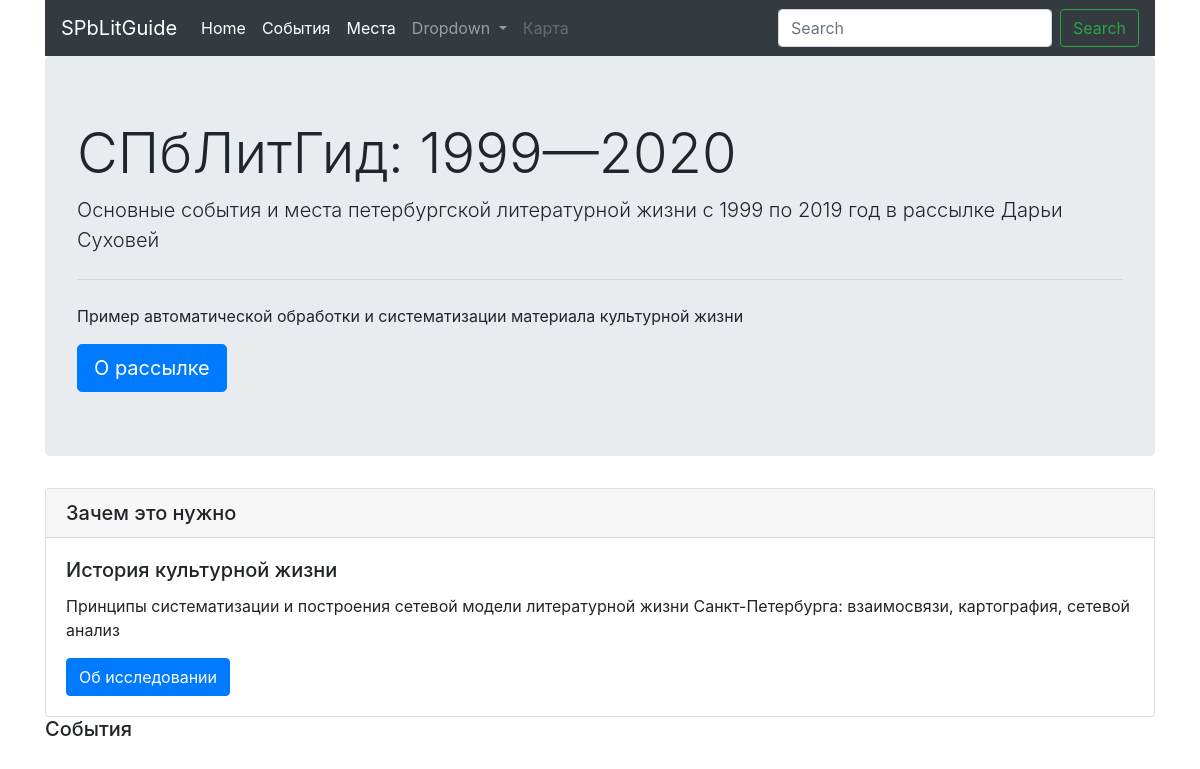
The app's page /, older data.
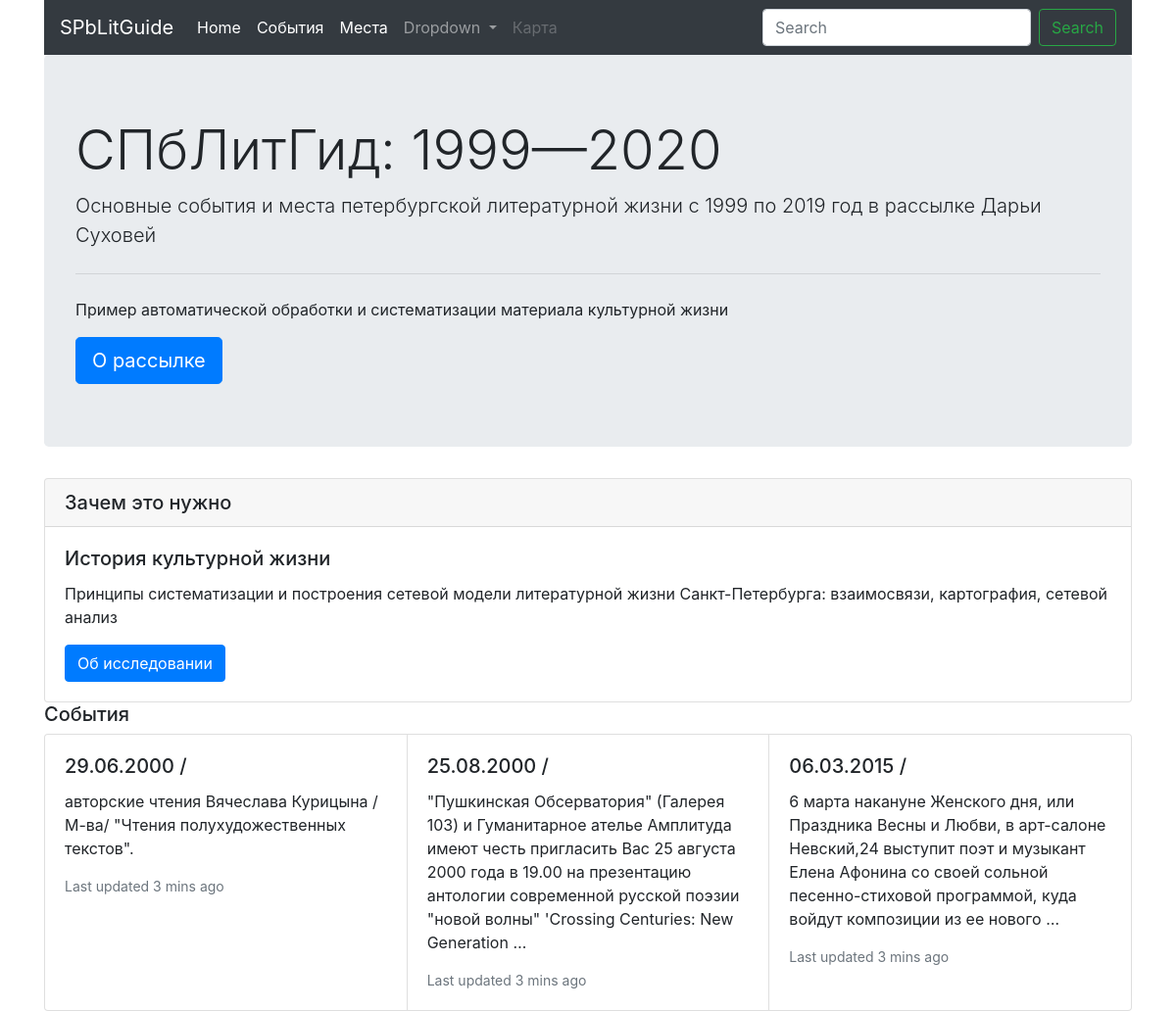
The same page, newer data.
### core/models.py (models this page shows, shortened)
class Event(models.Model):
	description = models.TextField()
	date = models.CharField(max_length=300, blank=True, null=True)
	place = models.ForeignKey(Place, on_delete=models.CASCADE, blank=True, null=True)
	adress = models.ForeignKey(Adress, on_delete=models.CASCADE, blank=True, null=True)
	people = models.ManyToManyField(Person, blank=True)
	class Meta:
		app_label = 'core'
		verbose_name = 'Event'

### core/views.py (the view)
# urls.py: path('', views.index, name='index'),
def index(request):
	cards = Event.objects.all()[:3]
	return render(request, 'core/index.html', {'cards': cards})

### core/templates/core/index.html (shortened to what this page needs)
{% extends 'base.html' %}
{% block content %}
<h5>События</h5>
<div class="card-group">
	{% for card in cards %}
  <div class="card">
    <div class="card-body">
      <h5 class="card-title">{{ card.date }} / {{ card.place.name }} </h5>
      <p class="card-text">{{ card.description|truncatewords:30 }}</p>
      <p class="card-text"><small class="text-muted">Last updated 3 mins ago</small></p>
    </div>
  </div>
{% endfor %}
</div>
{% endblock %}

### templates/base.html (shortened to what this page needs)
{% load bootstrap4 %}
{% bootstrap_css %}
<div class='container'>
<nav class="navbar navbar-expand-lg navbar-dark bg-dark">
  <a class="navbar-brand" href="#">SPbLitGuide</a>
  <div class="collapse navbar-collapse" id="navbarSupportedContent">
    <ul class="navbar-nav mr-auto">
      <li class="nav-item active">
        <a class="nav-link" href="#">Home <span class="sr-only">(current)</span></a>
      </li>
      <li class="nav-item active">
        <a class="nav-link" href="#">События</a>
      </li>
       <li class="nav-item active">
        <a class="nav-link" href="#">Места</a>
      </li>
      <li class="nav-item dropdown">
        <a class="nav-link dropdown-toggle" href="#" id="navbarDropdown" role="button" data-toggle="dropdown" aria-haspopup="true" aria-expanded="false">
          Dropdown
        </a>
      </li>
      <li class="nav-item">
        <a class="nav-link disabled" href="#" tabindex="-1" aria-disabled="true">Карта</a>
      </li>
    </ul>
    <form class="form-inline my-2 my-lg-0">
      <input class="form-control mr-sm-2" type="search" placeholder="Search" aria-label="Search">
      <button class="btn btn-outline-success my-2 my-sm-0" type="submit">Search</button>
    </form>
  </div>
</nav>
</div>
<div class="container">
<div class="jumbotron">
  <h1 class="display-4">СПбЛитГид: 1999—2020</h1>
  <p class="lead">Основные события и места петербургской литературной жизни с 1999 по 2019 год в рассылке Дарьи Суховей</p>
  <hr class="my-4">
  <p>Пример автоматической обработки и систематизации материала культурной жизни</p>
  <a class="btn btn-primary btn-lg" href="#" role="button">О рассылке</a>
</div>
<div class="card">
  <h5 class="card-header">Зачем это нужно</h5>
  <div class="card-body">
    <h5 class="card-title">История культурной жизни</h5>
    <p class="card-text">Принципы систематизации и построения сетевой модели литературной жизни Санкт-Петербурга: взаимосвязи, картография, сетевой анализ</p>
    <a href="#" class="btn btn-primary">Об исследовании</a>
  </div>
</div>
</div>
<div class="container">
  {% block content %} {% endblock %}
</div>

Row changes from the older to the newer data that the page shows:
added Event: date "29.06.2000", description "авторские чтения Вячеслава Курицына /М-ва/ \"Чтения полухудожественных текстов\"."
added Event: date "25.08.2000", description "\"Пушкинская Обсерватория\" (Галерея 103) и Гуманитарное ателье Амплитуда имеют честь пригласить Вас 25 августа 2000 года в 19.00 на презентацию антологии современной русской поэзии \"новой волны\" 'Crossing Centuries: New Generation …"
added Event: date "06.03.2015", description "6 марта накануне Женского дня, или Праздника Весны и Любви, в арт-салоне Невский,24 выступит поэт и музыкант Елена Афонина со своей сольной песенно-стиховой программой, куда войдут композиции из ее нового …"
